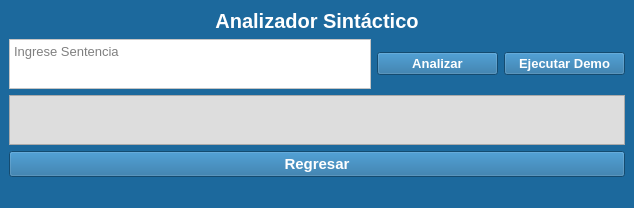
<?xml version="1.0" encoding="UTF-8"?>
<ui version="4.0">
 <class>MainWindow</class>
 <widget class="QMainWindow" name="MainWindow">
  <property name="geometry">
   <rect>
    <x>0</x>
    <y>0</y>
    <width>634</width>
    <height>208</height>
   </rect>
  </property>
  <property name="sizePolicy">
   <sizepolicy hsizetype="Minimum" vsizetype="Minimum">
    <horstretch>0</horstretch>
    <verstretch>0</verstretch>
   </sizepolicy>
  </property>
  <property name="minimumSize">
   <size>
    <width>400</width>
    <height>175</height>
   </size>
  </property>
  <property name="maximumSize">
   <size>
    <width>800</width>
    <height>373</height>
   </size>
  </property>
  <property name="windowTitle">
   <string>Proyecto - Samira Suárez|David Yánez</string>
  </property>
  <property name="styleSheet">
   <string notr="true">background-color:rgb(28, 105, 157);
color:white;
</string>
  </property>
  <widget class="QWidget" name="centralwidget">
   <layout class="QVBoxLayout" name="verticalLayout" stretch="0,0,0,0">
    <item>
     <widget class="QLabel" name="Label_title">
      <property name="font">
       <font>
        <pointsize>15</pointsize>
        <weight>75</weight>
        <bold>true</bold>
       </font>
      </property>
      <property name="text">
       <string>Analizador Sintáctico</string>
      </property>
      <property name="alignment">
       <set>Qt::AlignCenter</set>
      </property>
     </widget>
    </item>
    <item>
     <layout class="QHBoxLayout" name="horizontalLayout" stretch="3,1,1">
      <item>
       <widget class="QPlainTextEdit" name="Text_Sem">
        <property name="sizePolicy">
         <sizepolicy hsizetype="Expanding" vsizetype="Minimum">
          <horstretch>0</horstretch>
          <verstretch>0</verstretch>
         </sizepolicy>
        </property>
        <property name="font">
         <font>
          <pointsize>10</pointsize>
         </font>
        </property>
        <property name="cursor" stdset="0">
         <cursorShape>IBeamCursor</cursorShape>
        </property>
        <property name="styleSheet">
         <string notr="true">background-color:white;
color: black;</string>
        </property>
        <property name="horizontalScrollBarPolicy">
         <enum>Qt::ScrollBarAlwaysOff</enum>
        </property>
        <property name="placeholderText">
         <string>Ingrese Sentencia</string>
        </property>
       </widget>
      </item>
      <item>
       <widget class="QPushButton" name="Button_Analizar">
        <property name="sizePolicy">
         <sizepolicy hsizetype="Expanding" vsizetype="Fixed">
          <horstretch>0</horstretch>
          <verstretch>0</verstretch>
         </sizepolicy>
        </property>
        <property name="font">
         <font>
          <pointsize>10</pointsize>
          <weight>75</weight>
          <bold>true</bold>
         </font>
        </property>
        <property name="cursor">
         <cursorShape>PointingHandCursor</cursorShape>
        </property>
        <property name="text">
         <string>Analizar</string>
        </property>
        <property name="shortcut">
         <string>Return</string>
        </property>
       </widget>
      </item>
      <item>
       <widget class="QPushButton" name="Button_Demo">
        <property name="sizePolicy">
         <sizepolicy hsizetype="Expanding" vsizetype="Fixed">
          <horstretch>0</horstretch>
          <verstretch>0</verstretch>
         </sizepolicy>
        </property>
        <property name="font">
         <font>
          <pointsize>10</pointsize>
          <weight>75</weight>
          <bold>true</bold>
         </font>
        </property>
        <property name="cursor">
         <cursorShape>PointingHandCursor</cursorShape>
        </property>
        <property name="text">
         <string>Ejecutar Demo</string>
        </property>
       </widget>
      </item>
     </layout>
    </item>
    <item>
     <widget class="QListWidget" name="ListWidget">
      <property name="font">
       <font>
        <pointsize>10</pointsize>
       </font>
      </property>
      <property name="styleSheet">
       <string notr="true">background-color:rgb(221, 221, 221);
color: black;</string>
      </property>
     </widget>
    </item>
    <item>
     <widget class="QPushButton" name="Button_Regresar">
      <property name="font">
       <font>
        <pointsize>11</pointsize>
        <weight>75</weight>
        <bold>true</bold>
       </font>
      </property>
      <property name="cursor">
       <cursorShape>PointingHandCursor</cursorShape>
      </property>
      <property name="text">
       <string>Regresar</string>
      </property>
     </widget>
    </item>
   </layout>
  </widget>
  <widget class="QStatusBar" name="statusbar"/>
 </widget>
 <resources/>
 <connections/>
</ui>
